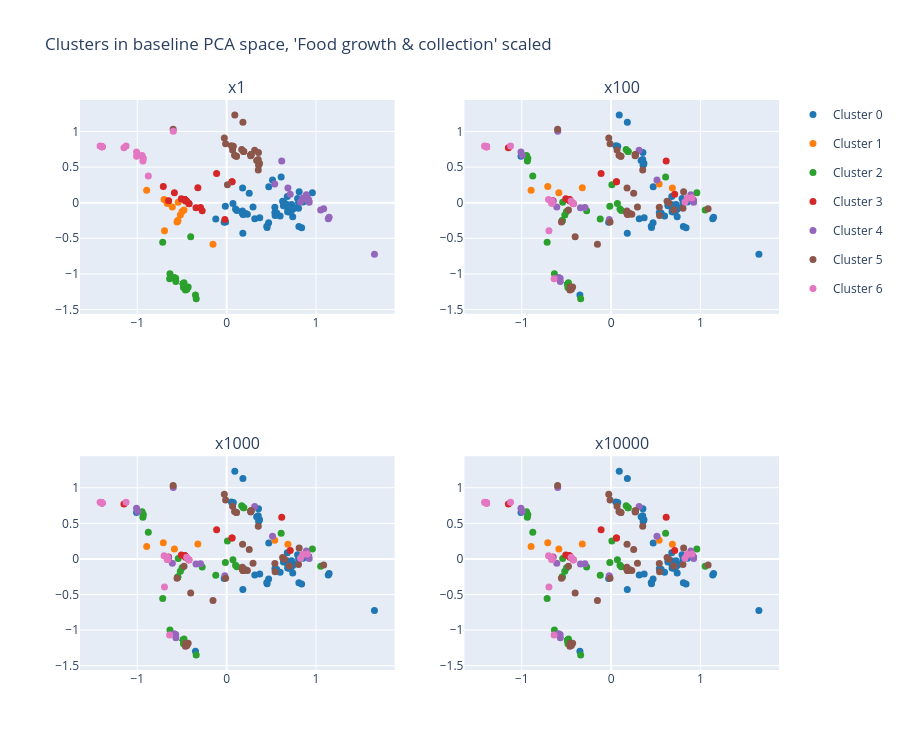

Notebook cell for this chart:
### Code cell
coords = PCA(n_components=2).fit_transform(X)
palette = ["#1f77b4", "#ff7f0e", "#2ca02c", "#d62728", "#9467bd", "#8c564b", "#e377c2"]

fig = make_subplots(rows=2, cols=2, subplot_titles=[f"x{f}" for f in factors])
for i, f in enumerate(factors):
    r, c = divmod(i, 2)
    for cl in range(7):
        m = labels[f] == cl
        fig.add_trace(go.Scatter(
            x=coords[m, 0], y=coords[m, 1], mode="markers",
            marker=dict(color=palette[cl], size=7),
            text=X.index[m], name=f"Cluster {cl}",
            legendgroup=str(cl), showlegend=(i == 0)), row=r+1, col=c+1)
fig.update_layout(title=f"Clusters in baseline PCA space, '{col}' scaled", height=750)
fig.show()

### Figure 1 — Plotly figure (JSON) as saved in the notebook; plotly's stock layout.template omitted (floating-point values rounded to 4 significant figures)
{"data": [{"legendgroup": "0", "marker": {"color": "#1f77b4", "size": 7}, "mode": "markers", "name": "Cluster 0", "showlegend": true, "text": ["ARG", "AUS", "AUT", "BEL", "BGR", "BIH", "BLR", "BOL", "BRA", "CAN", "CHE", "CHL", "CZE", "DEU", "DNK", "ECU", "ESP", "EST", "FIN", "FRA", "GBR", "GRC", "GUF", "GUY", "HKG", "HRV", "HUN", "IRL", "IRN", "ISL", "ITA", "KOR", "LTU", "LUX", "LVA", "MKD", "MLT", "MNE", "MUS", "NLD", "NOR", "NZL", "PER", "POL", "PRT", "PRY", "ROU", "SRB", "SUR", "SVK", "SVN", "SWE", "TUN", "UKR", "URY", "USA", "VEN"], "type": "scatter", "x": [0.3147, 0.5397, 0.4495, 0.8046, 0.6099, 0.626, -0.01436, 0.07045, 0.2949, 0.3701, 0.7393, 0.1765, -0.01187, 0.8083, 0.7242, 0.09955, 0.6977, 0.7939, 0.8934, 0.7272, 0.7562, 0.8114, 0.1843, 0.1734, 0.5596, 0.6829, 0.8547, 0.6378, 0.1784, 0.676, 0.6819, 0.1812, 0.702, 0.4697, 0.804, 0.6476, 0.7168, 0.7394, 0.6361, 0.5984, 0.4526, 0.4712, 0.1141, 0.5395, 0.6894, 0.1843, 0.5131, 0.9594, 0.1843, -0.02765, 0.5424, 0.8391, 0.2527, -0.1218, 0.2116, 0.6785, 0.2318], "xaxis": "x", "y": [-0.2251, -0.1372, -0.3298, 0.001554, 0.36, 0.02018, -0.05024, -0.01339, -0.06199, -0.2119, -0.1973, -0.1178, -0.2701, -0.3337, -0.09938, -0.08981, -0.1311, 0.05722, 0.05081, -0.02672, -0.0704, 0.1537, -0.1615, -0.1415, -0.1434, -0.02854, 0.01081, -0.03507, 0.2068, -0.06121, -0.1289, -0.4285, -0.1011, -0.2803, -0.07676, -0.005154, -0.1279, -0.09297, -0.04157, -0.1877, -0.3493, 0.2249, -0.1086, -0.06417, -0.06492, -0.1615, 0.3193, 0.14, -0.1615, -0.274, -0.1796, -0.3513, 0.1336, -0.2303, -0.1519, 0.08601, -0.1623], "yaxis": "y"}, {"legendgroup": "1", "marker": {"color": "#ff7f0e", "size": 7}, "mode": "markers", "name": "Cluster 1", "showlegend": true, "text": ["BFA", "CIV", "COL", "CPV", "GHA", "GIN", "GMB", "GNB", "KAZ", "KGZ", "LBR", "MLI", "MRT", "NER", "NGA", "SEN", "SLE", "TGO", "TJK", "TKM", "UZB"], "type": "scatter", "x": [-0.5418, -0.7004, -0.1529, -0.6649, -0.6956, -0.6649, -0.4989, -0.6649, -0.5554, -0.5181, -0.6079, -0.8951, -0.6582, -0.6499, -0.6649, -0.4773, -0.6659, -0.6649, -0.5471, -0.5471, -0.5471], "xaxis": "x", "y": [0.005682, 0.04338, -0.5831, 0.0217, -0.3944, 0.0217, -0.1225, 0.0217, -0.2708, -0.1725, -0.06192, 0.1733, -0.007893, 0.01977, 0.0217, -0.1041, -0.009874, 0.0217, -0.2525, -0.2525, -0.2525], "yaxis": "y"}, {"legendgroup": "2", "marker": {"color": "#2ca02c", "size": 7}, "mode": "markers", "name": "Cluster 2", "showlegend": true, "text": ["ABW", "ATG", "BHS", "BLZ", "BRB", "CRI", "CUB", "CUW", "DOM", "GLP", "GRD", "GTM", "HND", "HTI", "JAM", "LCA", "MEX", "MTQ", "NIC", "PAN", "PRI", "RUS", "SLV", "TTO", "VCT", "VIR"], "type": "scatter", "x": [-0.3491, -0.4849, -0.4849, -0.3407, -0.4849, -0.7158, -0.6344, -0.4849, -0.4613, -0.4849, -0.4849, -0.5705, -0.5684, -0.6378, -0.4833, -0.4445, -0.4306, -0.4849, -0.5872, -0.4587, -0.4849, -0.4025, -0.4773, -0.4849, -0.4849, -0.4849], "xaxis": "x", "y": [-1.298, -1.142, -1.142, -1.349, -1.142, -0.5566, -0.9981, -1.142, -1.225, -1.142, -1.142, -1.063, -1.106, -1.068, -1.192, -1.218, -1.184, -1.142, -1.05, -1.183, -1.142, -0.4794, -1.124, -1.142, -1.142, -1.142], "yaxis": "y"}, {"legendgroup": "3", "marker": {"color": "#d62728", "size": 7}, "mode": "markers", "name": "Cluster 3", "showlegend": true, "text": ["BDI", "CHN", "COM", "DJI", "ERI", "ETH", "KEN", "MAC", "MDA", "MDG", "MNG", "MOZ", "MWI", "MYT", "PRK", "REU", "RWA", "SOM", "SSD", "SYC", "TZA", "UGA", "ZMB", "ZWE"], "type": "scatter", "x": [-0.7088, -0.1123, -0.2922, -0.4668, -0.4668, -0.6499, -0.2737, 0.05993, -0.4231, -0.5848, -0.02057, -0.4612, -0.4668, -0.4668, 0.05993, -0.4668, -0.3428, -0.4668, -0.4668, -0.4668, -0.3223, -0.4469, -0.4202, -0.5071], "xaxis": "x", "y": [0.2266, 0.4104, -0.06726, 0.04015, 0.04015, 0.02558, -0.113, 0.2948, -0.01258, 0.1385, -0.2372, 0.02421, 0.04015, 0.04015, 0.2948, 0.04015, -0.07064, 0.04015, 0.04015, 0.04015, 0.2095, 0.02393, -0.01416, 0.05662], "yaxis": "y"}, {"legendgroup": "4", "marker": {"color": "#9467bd", "size": 7}, "mode": "markers", "name": "Cluster 4", "showlegend": true, "text": ["BRN", "FJI", "FSM", "GUM", "IDN", "JPN", "KHM", "KIR", "LAO", "MMR", "MYS", "NCL", "PHL", "PNG", "PYF", "SGP", "SLB", "THA", "TLS", "TON", "TWN", "VNM", "VUT", "WSM"], "type": "scatter", "x": [1.137, 0.9158, 0.9158, 0.9158, 0.9236, 1.654, 0.9038, 0.9158, 0.5378, 0.6857, 1.086, 1.147, 1.052, 0.9158, 0.9158, 0.9158, 0.7116, 0.8956, 0.9158, 0.8515, 0.6163, 0.892, 0.8268, 0.9158], "xaxis": "x", "y": [-0.2251, 0.03476, 0.03476, 0.03476, 0.004687, -0.7248, 0.06774, 0.03476, 0.2616, 0.2065, -0.08687, -0.2034, -0.1023, 0.03476, 0.03476, 0.03476, 0.1175, 0.04448, 0.03476, 0.06574, 0.5865, 0.1095, 0.01058, 0.03476], "yaxis": "y"}, {"legendgroup": "5", "marker": {"color": "#8c564b", "size": 7}, "mode": "markers", "name": "Cluster 5", "showlegend": true, "text": ["ALB", "ARE", "ARM", "AZE", "BHR", "BWA", "CYP", "DZA", "EGY", "ESH", "GEO", "IRQ", "ISR", "JOR", "KWT", "LBN", "LBY", "LSO", "MAR", "NAM", "OMN", "PSE", "QAT", "SAU", "SWZ", "SYR", "TUR", "YEM", "ZAF"], "type": "scatter", "x": [0.3133, 0.2715, 0.1925, 0.1686, 0.2715, 0.06645, 0.3643, 0.1819, 0.08844, 0.1093, 0.1875, 0.09121, 0.3358, 0.3577, 0.2715, 0.3668, 0.1093, -0.02614, 0.008696, -0.01178, -0.5987, 0.3535, 0.3561, 0.2715, 0.05346, 0.2715, 0.3539, 0.2689, 0.07457], "xaxis": "x", "y": [0.7372, 0.6738, 0.7199, 0.7461, 0.6738, 0.7413, 0.5443, 1.131, 0.6648, 0.6511, 0.7171, 1.23, 0.5925, 0.5239, 0.6738, 0.5542, 0.6511, 0.9076, 0.2518, 0.8284, 1.03, 0.6047, 0.7036, 0.6738, 0.7997, 0.6738, 0.4573, 0.6577, 0.7919], "yaxis": "y"}, {"legendgroup": "6", "marker": {"color": "#e377c2", "size": 7}, "mode": "markers", "name": "Cluster 6", "showlegend": true, "text": ["AFG", "AGO", "BEN", "BGD", "BTN", "CAF", "CMR", "COD", "COG", "GAB", "GNQ", "IND", "LKA", "MDV", "NPL", "PAK", "STP", "TCD"], "type": "scatter", "x": [-0.9934, -1.394, -0.5974, -1.009, -1.149, -1.394, -1.394, -1.416, -1.008, -1.394, -1.394, -1.126, -0.9322, -0.9372, -0.9461, -0.8767, -1.394, -1.394], "xaxis": "x", "y": [0.6665, 0.7837, 1.004, 0.7119, 0.7712, 0.7837, 0.7837, 0.7944, 0.6525, 0.7837, 0.7837, 0.7964, 0.6232, 0.5847, 0.664, 0.3744, 0.7837, 0.7837], "yaxis": "y"}, {"legendgroup": "0", "marker": {"color": "#1f77b4", "size": 7}, "mode": "markers", "name": "Cluster 0", "showlegend": false, "text": ["ABW", "ARG", "AUS", "AUT", "BEL", "BRN", "CAN", "CHE", "COG", "CYP", "DEU", "DNK", "DZA", "ESP", "EST", "FIN", "FRA", "GBR", "HKG", "HRV", "HUN", "IRL", "IRQ", "ISL", "ISR", "ITA", "JOR", "JPN", "KOR", "LBN", "LUX", "MLT", "MNE", "MUS", "NCL", "NLD", "NOR", "NZL", "PRT", "PSE", "QAT", "SVK", "SWE", "SWZ", "USA", "ZAF"], "type": "scatter", "x": [-0.3491, 0.3147, 0.5397, 0.4495, 0.8046, 1.137, 0.3701, 0.7393, -1.008, 0.3643, 0.8083, 0.7242, 0.1819, 0.6977, 0.7939, 0.8934, 0.7272, 0.7562, 0.5596, 0.6829, 0.8547, 0.6378, 0.09121, 0.676, 0.3358, 0.6819, 0.3577, 1.654, 0.1812, 0.3668, 0.4697, 0.7168, 0.7394, 0.6361, 1.147, 0.5984, 0.4526, 0.4712, 0.6894, 0.3535, 0.3561, -0.02765, 0.8391, 0.05346, 0.6785, 0.07457], "xaxis": "x2", "y": [-1.298, -0.2251, -0.1372, -0.3298, 0.001554, -0.2251, -0.2119, -0.1973, 0.6525, 0.5443, -0.3337, -0.09938, 1.131, -0.1311, 0.05722, 0.05081, -0.02672, -0.0704, -0.1434, -0.02854, 0.01081, -0.03507, 1.23, -0.06121, 0.5925, -0.1289, 0.5239, -0.7248, -0.4285, 0.5542, -0.2803, -0.1279, -0.09297, -0.04157, -0.2034, -0.1877, -0.3493, 0.2249, -0.06492, 0.6047, 0.7036, -0.274, -0.3513, 0.7997, 0.08601, 0.7919], "yaxis": "y2"}, {"legendgroup": "1", "marker": {"color": "#ff7f0e", "size": 7}, "mode": "markers", "name": "Cluster 1", "showlegend": false, "text": ["BDI", "LAO", "MDG", "MLI", "MMR", "TZA"], "type": "scatter", "x": [-0.7088, 0.5378, -0.5848, -0.8951, 0.6857, -0.3223], "xaxis": "x2", "y": [0.2266, 0.2616, 0.1385, 0.1733, 0.2065, 0.2095], "yaxis": "y2"}, {"legendgroup": "2", "marker": {"color": "#2ca02c", "size": 7}, "mode": "markers", "name": "Cluster 2", "showlegend": false, "text": ["ARM", "ATG", "AZE", "BFA", "BGR", "BHS", "BLR", "BLZ", "BOL", "BRB", "CRI", "CUB", "CUW", "ECU", "GEO", "GLP", "GMB", "GRD", "JAM", "KEN", "KGZ", "LKA", "MAR", "MDV", "MTQ", "NPL", "PAK", "PER", "PHL", "PRI", "SLV", "SRB", "TJK", "TKM", "TTO", "UKR", "UZB", "VCT", "VIR"], "type": "scatter", "x": [0.1925, -0.4849, 0.1686, -0.5418, 0.6099, -0.4849, -0.01436, -0.3407, 0.07045, -0.4849, -0.7158, -0.6344, -0.4849, 0.09955, 0.1875, -0.4849, -0.4989, -0.4849, -0.4833, -0.2737, -0.5181, -0.9322, 0.008696, -0.9372, -0.4849, -0.9461, -0.8767, 0.1141, 1.052, -0.4849, -0.4773, 0.9594, -0.5471, -0.5471, -0.4849, -0.1218, -0.5471, -0.4849, -0.4849], "xaxis": "x2", "y": [0.7199, -1.142, 0.7461, 0.005682, 0.36, -1.142, -0.05024, -1.349, -0.01339, -1.142, -0.5566, -0.9981, -1.142, -0.08981, 0.7171, -1.142, -0.1225, -1.142, -1.192, -0.113, -0.1725, 0.6232, 0.2518, 0.5847, -1.142, 0.664, 0.3744, -0.1086, -0.1023, -1.142, -1.124, 0.14, -0.2525, -0.2525, -1.142, -0.2303, -0.2525, -1.142, -1.142], "yaxis": "y2"}, {"legendgroup": "3", "marker": {"color": "#d62728", "size": 7}, "mode": "markers", "name": "Cluster 3", "showlegend": false, "text": ["BTN", "CHN", "DJI", "ERI", "ETH", "MAC", "MDA", "MOZ", "MWI", "MYT", "PRK", "REU", "SLB", "SOM", "SSD", "SYC", "TWN", "ZWE"], "type": "scatter", "x": [-1.149, -0.1123, -0.4668, -0.4668, -0.6499, 0.05993, -0.4231, -0.4612, -0.4668, -0.4668, 0.05993, -0.4668, 0.7116, -0.4668, -0.4668, -0.4668, 0.6163, -0.5071], "xaxis": "x2", "y": [0.7712, 0.4104, 0.04015, 0.04015, 0.02558, 0.2948, -0.01258, 0.02421, 0.04015, 0.04015, 0.2948, 0.04015, 0.1175, 0.04015, 0.04015, 0.04015, 0.5865, 0.05662], "yaxis": "y2"}, {"legendgroup": "4", "marker": {"color": "#9467bd", "size": 7}, "mode": "markers", "name": "Cluster 4", "showlegend": false, "text": ["AFG", "ALB", "BEN", "BGD", "COM", "FJI", "FSM", "GTM", "GUM", "HND", "IDN", "KIR", "LBR", "MNG", "NER", "NIC", "PNG", "PYF", "ROU", "RWA", "SGP", "THA", "TLS", "VNM", "WSM"], "type": "scatter", "x": [-0.9934, 0.3133, -0.5974, -1.009, -0.2922, 0.9158, 0.9158, -0.5705, 0.9158, -0.5684, 0.9236, 0.9158, -0.6079, -0.02057, -0.6499, -0.5872, 0.9158, 0.9158, 0.5131, -0.3428, 0.9158, 0.8956, 0.9158, 0.892, 0.9158], "xaxis": "x2", "y": [0.6665, 0.7372, 1.004, 0.7119, -0.06726, 0.03476, 0.03476, -1.063, 0.03476, -1.106, 0.004687, 0.03476, -0.06192, -0.2372, 0.01977, -1.05, 0.03476, 0.03476, 0.3193, -0.07064, 0.03476, 0.04448, 0.03476, 0.1095, 0.03476], "yaxis": "y2"}, {"legendgroup": "5", "marker": {"color": "#8c564b", "size": 7}, "mode": "markers", "name": "Cluster 5", "showlegend": false, "text": ["ARE", "BHR", "BIH", "BRA", "BWA", "CHL", "COL", "CZE", "DOM", "EGY", "ESH", "GRC", "GUF", "GUY", "IRN", "KAZ", "KWT", "LBY", "LCA", "LSO", "LTU", "LVA", "MEX", "MKD", "MYS", "NAM", "OMN", "PAN", "POL", "PRY", "RUS", "SAU", "SEN", "SUR", "SVN", "SYR", "TUN", "TUR", "URY", "VEN", "YEM"], "type": "scatter", "x": [0.2715, 0.2715, 0.626, 0.2949, 0.06645, 0.1765, -0.1529, -0.01187, -0.4613, 0.08844, 0.1093, 0.8114, 0.1843, 0.1734, 0.1784, -0.5554, 0.2715, 0.1093, -0.4445, -0.02614, 0.702, 0.804, -0.4306, 0.6476, 1.086, -0.01178, -0.5987, -0.4587, 0.5395, 0.1843, -0.4025, 0.2715, -0.4773, 0.1843, 0.5424, 0.2715, 0.2527, 0.3539, 0.2116, 0.2318, 0.2689], "xaxis": "x2", "y": [0.6738, 0.6738, 0.02018, -0.06199, 0.7413, -0.1178, -0.5831, -0.2701, -1.225, 0.6648, 0.6511, 0.1537, -0.1615, -0.1415, 0.2068, -0.2708, 0.6738, 0.6511, -1.218, 0.9076, -0.1011, -0.07676, -1.184, -0.005154, -0.08687, 0.8284, 1.03, -1.183, -0.06417, -0.1615, -0.4794, 0.6738, -0.1041, -0.1615, -0.1796, 0.6738, 0.1336, 0.4573, -0.1519, -0.1623, 0.6577], "yaxis": "y2"}, {"legendgroup": "6", "marker": {"color": "#e377c2", "size": 7}, "mode": "markers", "name": "Cluster 6", "showlegend": false, "text": ["AGO", "CAF", "CIV", "CMR", "COD", "CPV", "GAB", "GHA", "GIN", "GNB", "GNQ", "HTI", "IND", "KHM", "MRT", "NGA", "SLE", "STP", "TCD", "TGO", "TON", "UGA", "VUT", "ZMB"], "type": "scatter", "x": [-1.394, -1.394, -0.7004, -1.394, -1.416, -0.6649, -1.394, -0.6956, -0.6649, -0.6649, -1.394, -0.6378, -1.126, 0.9038, -0.6582, -0.6649, -0.6659, -1.394, -1.394, -0.6649, 0.8515, -0.4469, 0.8268, -0.4202], "xaxis": "x2", "y": [0.7837, 0.7837, 0.04338, 0.7837, 0.7944, 0.0217, 0.7837, -0.3944, 0.0217, 0.0217, 0.7837, -1.068, 0.7964, 0.06774, -0.007893, 0.0217, -0.009874, 0.7837, 0.7837, 0.0217, 0.06574, 0.02393, 0.01058, -0.01416], "yaxis": "y2"}, {"legendgroup": "0", "marker": {"color": "#1f77b4", "size": 7}, "mode": "markers", "name": "Cluster 0", "showlegend": false, "text": ["ABW", "ARG", "AUS", "AUT", "BEL", "BRN", "CAN", "CHE", "COG", "CYP", "DEU", "DNK", "DZA", "ESP", "EST", "FIN", "FRA", "GBR", "HKG", "HRV", "HUN", "IRL", "IRQ", "ISL", "ISR", "ITA", "JOR", "JPN", "KOR", "LBN", "LUX", "MLT", "MNE", "MUS", "NCL", "NLD", "NOR", "NZL", "PRT", "PSE", "QAT", "SVK", "SWE", "SWZ", "USA", "ZAF"], "type": "scatter", "x": [-0.3491, 0.3147, 0.5397, 0.4495, 0.8046, 1.137, 0.3701, 0.7393, -1.008, 0.3643, 0.8083, 0.7242, 0.1819, 0.6977, 0.7939, 0.8934, 0.7272, 0.7562, 0.5596, 0.6829, 0.8547, 0.6378, 0.09121, 0.676, 0.3358, 0.6819, 0.3577, 1.654, 0.1812, 0.3668, 0.4697, 0.7168, 0.7394, 0.6361, 1.147, 0.5984, 0.4526, 0.4712, 0.6894, 0.3535, 0.3561, -0.02765, 0.8391, 0.05346, 0.6785, 0.07457], "xaxis": "x3", "y": [-1.298, -0.2251, -0.1372, -0.3298, 0.001554, -0.2251, -0.2119, -0.1973, 0.6525, 0.5443, -0.3337, -0.09938, 1.131, -0.1311, 0.05722, 0.05081, -0.02672, -0.0704, -0.1434, -0.02854, 0.01081, -0.03507, 1.23, -0.06121, 0.5925, -0.1289, 0.5239, -0.7248, -0.4285, 0.5542, -0.2803, -0.1279, -0.09297, -0.04157, -0.2034, -0.1877, -0.3493, 0.2249, -0.06492, 0.6047, 0.7036, -0.274, -0.3513, 0.7997, 0.08601, 0.7919], "yaxis": "y3"}, {"legendgroup": "1", "marker": {"color": "#ff7f0e", "size": 7}, "mode": "markers", "name": "Cluster 1", "showlegend": false, "text": ["BDI", "LAO", "MDG", "MLI", "MMR", "TZA"], "type": "scatter", "x": [-0.7088, 0.5378, -0.5848, -0.8951, 0.6857, -0.3223], "xaxis": "x3", "y": [0.2266, 0.2616, 0.1385, 0.1733, 0.2065, 0.2095], "yaxis": "y3"}, {"legendgroup": "2", "marker": {"color": "#2ca02c", "size": 7}, "mode": "markers", "name": "Cluster 2", "showlegend": false, "text": ["ARM", "ATG", "AZE", "BFA", "BGR", "BHS", "BLR", "BLZ", "BOL", "BRB", "CRI", "CUB", "CUW", "ECU", "GEO", "GLP", "GMB", "GRD", "JAM", "KEN", "KGZ", "LKA", "MAR", "MDV", "MTQ", "NPL", "PAK", "PER", "PHL", "PRI", "SLV", "SRB", "TJK", "TKM", "TTO", "UKR", "UZB", "VCT", "VIR"], "type": "scatter", "x": [0.1925, -0.4849, 0.1686, -0.5418, 0.6099, -0.4849, -0.01436, -0.3407, 0.07045, -0.4849, -0.7158, -0.6344, -0.4849, 0.09955, 0.1875, -0.4849, -0.4989, -0.4849, -0.4833, -0.2737, -0.5181, -0.9322, 0.008696, -0.9372, -0.4849, -0.9461, -0.8767, 0.1141, 1.052, -0.4849, -0.4773, 0.9594, -0.5471, -0.5471, -0.4849, -0.1218, -0.5471, -0.4849, -0.4849], "xaxis": "x3", "y": [0.7199, -1.142, 0.7461, 0.005682, 0.36, -1.142, -0.05024, -1.349, -0.01339, -1.142, -0.5566, -0.9981, -1.142, -0.08981, 0.7171, -1.142, -0.1225, -1.142, -1.192, -0.113, -0.1725, 0.6232, 0.2518, 0.5847, -1.142, 0.664, 0.3744, -0.1086, -0.1023, -1.142, -1.124, 0.14, -0.2525, -0.2525, -1.142, -0.2303, -0.2525, -1.142, -1.142], "yaxis": "y3"}, {"legendgroup": "3", "marker": {"color": "#d62728", "size": 7}, "mode": "markers", "name": "Cluster 3", "showlegend": false, "text": ["BTN", "CHN", "DJI", "ERI", "ETH", "MAC", "MDA", "MOZ", "MWI", "MYT", "PRK", "REU", "SLB", "SOM", "SSD", "SYC", "TWN", "ZWE"], "type": "scatter", "x": [-1.149, -0.1123, -0.4668, -0.4668, -0.6499, 0.05993, -0.4231, -0.4612, -0.4668, -0.4668, 0.05993, -0.4668, 0.7116, -0.4668, -0.4668, -0.4668, 0.6163, -0.5071], "xaxis": "x3", "y": [0.7712, 0.4104, 0.04015, 0.04015, 0.02558, 0.2948, -0.01258, 0.02421, 0.04015, 0.04015, 0.2948, 0.04015, 0.1175, 0.04015, 0.04015, 0.04015, 0.5865, 0.05662], "yaxis": "y3"}, {"legendgroup": "4", "marker": {"color": "#9467bd", "size": 7}, "mode": "markers", "name": "Cluster 4", "showlegend": false, "text": ["AFG", "ALB", "BEN", "BGD", "COM", "FJI", "FSM", "GTM", "GUM", "HND", "IDN", "KIR", "LBR", "MNG", "NER", "NIC", "PNG", "PYF", "ROU", "RWA", "SGP", "THA", "TLS", "VNM", "WSM"], "type": "scatter", "x": [-0.9934, 0.3133, -0.5974, -1.009, -0.2922, 0.9158, 0.9158, -0.5705, 0.9158, -0.5684, 0.9236, 0.9158, -0.6079, -0.02057, -0.6499, -0.5872, 0.9158, 0.9158, 0.5131, -0.3428, 0.9158, 0.8956, 0.9158, 0.892, 0.9158], "xaxis": "x3", "y": [0.6665, 0.7372, 1.004, 0.7119, -0.06726, 0.03476, 0.03476, -1.063, 0.03476, -1.106, 0.004687, 0.03476, -0.06192, -0.2372, 0.01977, -1.05, 0.03476, 0.03476, 0.3193, -0.07064, 0.03476, 0.04448, 0.03476, 0.1095, 0.03476], "yaxis": "y3"}, {"legendgroup": "5", "marker": {"color": "#8c564b", "size": 7}, "mode": "markers", "name": "Cluster 5", "showlegend": false, "text": ["ARE", "BHR", "BIH", "BRA", "BWA", "CHL", "COL", "CZE", "DOM", "EGY", "ESH", "GRC", "GUF", "GUY", "IRN", "KAZ", "KWT", "LBY", "LCA", "LSO", "LTU", "LVA", "MEX", "MKD", "MYS", "NAM", "OMN", "PAN", "POL", "PRY", "RUS", "SAU", "SEN", "SUR", "SVN", "SYR", "TUN", "TUR", "URY", "VEN", "YEM"], "type": "scatter", "x": [0.2715, 0.2715, 0.626, 0.2949, 0.06645, 0.1765, -0.1529, -0.01187, -0.4613, 0.08844, 0.1093, 0.8114, 0.1843, 0.1734, 0.1784, -0.5554, 0.2715, 0.1093, -0.4445, -0.02614, 0.702, 0.804, -0.4306, 0.6476, 1.086, -0.01178, -0.5987, -0.4587, 0.5395, 0.1843, -0.4025, 0.2715, -0.4773, 0.1843, 0.5424, 0.2715, 0.2527, 0.3539, 0.2116, 0.2318, 0.2689], "xaxis": "x3", "y": [0.6738, 0.6738, 0.02018, -0.06199, 0.7413, -0.1178, -0.5831, -0.2701, -1.225, 0.6648, 0.6511, 0.1537, -0.1615, -0.1415, 0.2068, -0.2708, 0.6738, 0.6511, -1.218, 0.9076, -0.1011, -0.07676, -1.184, -0.005154, -0.08687, 0.8284, 1.03, -1.183, -0.06417, -0.1615, -0.4794, 0.6738, -0.1041, -0.1615, -0.1796, 0.6738, 0.1336, 0.4573, -0.1519, -0.1623, 0.6577], "yaxis": "y3"}, {"legendgroup": "6", "marker": {"color": "#e377c2", "size": 7}, "mode": "markers", "name": "Cluster 6", "showlegend": false, "text": ["AGO", "CAF", "CIV", "CMR", "COD", "CPV", "GAB", "GHA", "GIN", "GNB", "GNQ", "HTI", "IND", "KHM", "MRT", "NGA", "SLE", "STP", "TCD", "TGO", "TON", "UGA", "VUT", "ZMB"], "type": "scatter", "x": [-1.394, -1.394, -0.7004, -1.394, -1.416, -0.6649, -1.394, -0.6956, -0.6649, -0.6649, -1.394, -0.6378, -1.126, 0.9038, -0.6582, -0.6649, -0.6659, -1.394, -1.394, -0.6649, 0.8515, -0.4469, 0.8268, -0.4202], "xaxis": "x3", "y": [0.7837, 0.7837, 0.04338, 0.7837, 0.7944, 0.0217, 0.7837, -0.3944, 0.0217, 0.0217, 0.7837, -1.068, 0.7964, 0.06774, -0.007893, 0.0217, -0.009874, 0.7837, 0.7837, 0.0217, 0.06574, 0.02393, 0.01058, -0.01416], "yaxis": "y3"}, {"legendgroup": "0", "marker": {"color": "#1f77b4", "size": 7}, "mode": "markers", "name": "Cluster 0", "showlegend": false, "text": ["ABW", "ARG", "AUS", "AUT", "BEL", "BRN", "CAN", "CHE", "COG", "CYP", "DEU", "DNK", "DZA", "ESP", "EST", "FIN", "FRA", "GBR", "HKG", "HRV", "HUN", "IRL", "IRQ", "ISL", "ISR", "ITA", "JOR", "JPN", "KOR", "LBN", "LUX", "MLT", "MNE", "MUS", "NCL", "NLD", "NOR", "NZL", "PRT", "PSE", "QAT", "SVK", "SWE", "SWZ", "USA", "ZAF"], "type": "scatter", "x": [-0.3491, 0.3147, 0.5397, 0.4495, 0.8046, 1.137, 0.3701, 0.7393, -1.008, 0.3643, 0.8083, 0.7242, 0.1819, 0.6977, 0.7939, 0.8934, 0.7272, 0.7562, 0.5596, 0.6829, 0.8547, 0.6378, 0.09121, 0.676, 0.3358, 0.6819, 0.3577, 1.654, 0.1812, 0.3668, 0.4697, 0.7168, 0.7394, 0.6361, 1.147, 0.5984, 0.4526, 0.4712, 0.6894, 0.3535, 0.3561, -0.02765, 0.8391, 0.05346, 0.6785, 0.07457], "xaxis": "x4", "y": [-1.298, -0.2251, -0.1372, -0.3298, 0.001554, -0.2251, -0.2119, -0.1973, 0.6525, 0.5443, -0.3337, -0.09938, 1.131, -0.1311, 0.05722, 0.05081, -0.02672, -0.0704, -0.1434, -0.02854, 0.01081, -0.03507, 1.23, -0.06121, 0.5925, -0.1289, 0.5239, -0.7248, -0.4285, 0.5542, -0.2803, -0.1279, -0.09297, -0.04157, -0.2034, -0.1877, -0.3493, 0.2249, -0.06492, 0.6047, 0.7036, -0.274, -0.3513, 0.7997, 0.08601, 0.7919], "yaxis": "y4"}, {"legendgroup": "1", "marker": {"color": "#ff7f0e", "size": 7}, "mode": "markers", "name": "Cluster 1", "showlegend": false, "text": ["BDI", "LAO", "MDG", "MLI", "MMR", "TZA"], "type": "scatter", "x": [-0.7088, 0.5378, -0.5848, -0.8951, 0.6857, -0.3223], "xaxis": "x4", "y": [0.2266, 0.2616, 0.1385, 0.1733, 0.2065, 0.2095], "yaxis": "y4"}, {"legendgroup": "2", "marker": {"color": "#2ca02c", "size": 7}, "mode": "markers", "name": "Cluster 2", "showlegend": false, "text": ["ARM", "ATG", "AZE", "BFA", "BGR", "BHS", "BLR", "BLZ", "BOL", "BRB", "CRI", "CUB", "CUW", "ECU", "GEO", "GLP", "GMB", "GRD", "JAM", "KEN", "KGZ", "LKA", "MAR", "MDV", "MTQ", "NPL", "PAK", "PER", "PHL", "PRI", "SLV", "SRB", "TJK", "TKM", "TTO", "UKR", "UZB", "VCT", "VIR"], "type": "scatter", "x": [0.1925, -0.4849, 0.1686, -0.5418, 0.6099, -0.4849, -0.01436, -0.3407, 0.07045, -0.4849, -0.7158, -0.6344, -0.4849, 0.09955, 0.1875, -0.4849, -0.4989, -0.4849, -0.4833, -0.2737, -0.5181, -0.9322, 0.008696, -0.9372, -0.4849, -0.9461, -0.8767, 0.1141, 1.052, -0.4849, -0.4773, 0.9594, -0.5471, -0.5471, -0.4849, -0.1218, -0.5471, -0.4849, -0.4849], "xaxis": "x4", "y": [0.7199, -1.142, 0.7461, 0.005682, 0.36, -1.142, -0.05024, -1.349, -0.01339, -1.142, -0.5566, -0.9981, -1.142, -0.08981, 0.7171, -1.142, -0.1225, -1.142, -1.192, -0.113, -0.1725, 0.6232, 0.2518, 0.5847, -1.142, 0.664, 0.3744, -0.1086, -0.1023, -1.142, -1.124, 0.14, -0.2525, -0.2525, -1.142, -0.2303, -0.2525, -1.142, -1.142], "yaxis": "y4"}, {"legendgroup": "3", "marker": {"color": "#d62728", "size": 7}, "mode": "markers", "name": "Cluster 3", "showlegend": false, "text": ["BTN", "CHN", "DJI", "ERI", "ETH", "MAC", "MDA", "MOZ", "MWI", "MYT", "PRK", "REU", "SLB", "SOM", "SSD", "SYC", "TWN", "ZWE"], "type": "scatter", "x": [-1.149, -0.1123, -0.4668, -0.4668, -0.6499, 0.05993, -0.4231, -0.4612, -0.4668, -0.4668, 0.05993, -0.4668, 0.7116, -0.4668, -0.4668, -0.4668, 0.6163, -0.5071], "xaxis": "x4", "y": [0.7712, 0.4104, 0.04015, 0.04015, 0.02558, 0.2948, -0.01258, 0.02421, 0.04015, 0.04015, 0.2948, 0.04015, 0.1175, 0.04015, 0.04015, 0.04015, 0.5865, 0.05662], "yaxis": "y4"}, {"legendgroup": "4", "marker": {"color": "#9467bd", "size": 7}, "mode": "markers", "name": "Cluster 4", "showlegend": false, "text": ["AFG", "ALB", "BEN", "BGD", "COM", "FJI", "FSM", "GTM", "GUM", "HND", "IDN", "KIR", "LBR", "MNG", "NER", "NIC", "PNG", "PYF", "ROU", "RWA", "SGP", "THA", "TLS", "VNM", "WSM"], "type": "scatter", "x": [-0.9934, 0.3133, -0.5974, -1.009, -0.2922, 0.9158, 0.9158, -0.5705, 0.9158, -0.5684, 0.9236, 0.9158, -0.6079, -0.02057, -0.6499, -0.5872, 0.9158, 0.9158, 0.5131, -0.3428, 0.9158, 0.8956, 0.9158, 0.892, 0.9158], "xaxis": "x4", "y": [0.6665, 0.7372, 1.004, 0.7119, -0.06726, 0.03476, 0.03476, -1.063, 0.03476, -1.106, 0.004687, 0.03476, -0.06192, -0.2372, 0.01977, -1.05, 0.03476, 0.03476, 0.3193, -0.07064, 0.03476, 0.04448, 0.03476, 0.1095, 0.03476], "yaxis": "y4"}, {"legendgroup": "5", "marker": {"color": "#8c564b", "size": 7}, "mode": "markers", "name": "Cluster 5", "showlegend": false, "text": ["ARE", "BHR", "BIH", "BRA", "BWA", "CHL", "COL", "CZE", "DOM", "EGY", "ESH", "GRC", "GUF", "GUY", "IRN", "KAZ", "KWT", "LBY", "LCA", "LSO", "LTU", "LVA", "MEX", "MKD", "MYS", "NAM", "OMN", "PAN", "POL", "PRY", "RUS", "SAU", "SEN", "SUR", "SVN", "SYR", "TUN", "TUR", "URY", "VEN", "YEM"], "type": "scatter", "x": [0.2715, 0.2715, 0.626, 0.2949, 0.06645, 0.1765, -0.1529, -0.01187, -0.4613, 0.08844, 0.1093, 0.8114, 0.1843, 0.1734, 0.1784, -0.5554, 0.2715, 0.1093, -0.4445, -0.02614, 0.702, 0.804, -0.4306, 0.6476, 1.086, -0.01178, -0.5987, -0.4587, 0.5395, 0.1843, -0.4025, 0.2715, -0.4773, 0.1843, 0.5424, 0.2715, 0.2527, 0.3539, 0.2116, 0.2318, 0.2689], "xaxis": "x4", "y": [0.6738, 0.6738, 0.02018, -0.06199, 0.7413, -0.1178, -0.5831, -0.2701, -1.225, 0.6648, 0.6511, 0.1537, -0.1615, -0.1415, 0.2068, -0.2708, 0.6738, 0.6511, -1.218, 0.9076, -0.1011, -0.07676, -1.184, -0.005154, -0.08687, 0.8284, 1.03, -1.183, -0.06417, -0.1615, -0.4794, 0.6738, -0.1041, -0.1615, -0.1796, 0.6738, 0.1336, 0.4573, -0.1519, -0.1623, 0.6577], "yaxis": "y4"}, {"legendgroup": "6", "marker": {"color": "#e377c2", "size": 7}, "mode": "markers", "name": "Cluster 6", "showlegend": false, "text": ["AGO", "CAF", "CIV", "CMR", "COD", "CPV", "GAB", "GHA", "GIN", "GNB", "GNQ", "HTI", "IND", "KHM", "MRT", "NGA", "SLE", "STP", "TCD", "TGO", "TON", "UGA", "VUT", "ZMB"], "type": "scatter", "x": [-1.394, -1.394, -0.7004, -1.394, -1.416, -0.6649, -1.394, -0.6956, -0.6649, -0.6649, -1.394, -0.6378, -1.126, 0.9038, -0.6582, -0.6649, -0.6659, -1.394, -1.394, -0.6649, 0.8515, -0.4469, 0.8268, -0.4202], "xaxis": "x4", "y": [0.7837, 0.7837, 0.04338, 0.7837, 0.7944, 0.0217, 0.7837, -0.3944, 0.0217, 0.0217, 0.7837, -1.068, 0.7964, 0.06774, -0.007893, 0.0217, -0.009874, 0.7837, 0.7837, 0.0217, 0.06574, 0.02393, 0.01058, -0.01416], "yaxis": "y4"}], "layout": {"annotations": [{"font": {"size": 16}, "showarrow": false, "text": "x1", "x": 0.225, "xanchor": "center", "xref": "paper", "y": 1, "yanchor": "bottom", "yref": "paper"}, {"font": {"size": 16}, "showarrow": false, "text": "x100", "x": 0.775, "xanchor": "center", "xref": "paper", "y": 1, "yanchor": "bottom", "yref": "paper"}, {"font": {"size": 16}, "showarrow": false, "text": "x1000", "x": 0.225, "xanchor": "center", "xref": "paper", "y": 0.375, "yanchor": "bottom", "yref": "paper"}, {"font": {"size": 16}, "showarrow": false, "text": "x10000", "x": 0.775, "xanchor": "center", "xref": "paper", "y": 0.375, "yanchor": "bottom", "yref": "paper"}], "height": 750, "title": {"text": "Clusters in baseline PCA space, 'Food growth & collection' scaled"}, "xaxis": {"anchor": "y", "domain": [0, 0.45]}, "xaxis2": {"anchor": "y2", "domain": [0.55, 1]}, "xaxis3": {"anchor": "y3", "domain": [0, 0.45]}, "xaxis4": {"anchor": "y4", "domain": [0.55, 1]}, "yaxis": {"anchor": "x", "domain": [0.625, 1]}, "yaxis2": {"anchor": "x2", "domain": [0.625, 1]}, "yaxis3": {"anchor": "x3", "domain": [0, 0.375]}, "yaxis4": {"anchor": "x4", "domain": [0, 0.375]}}}
